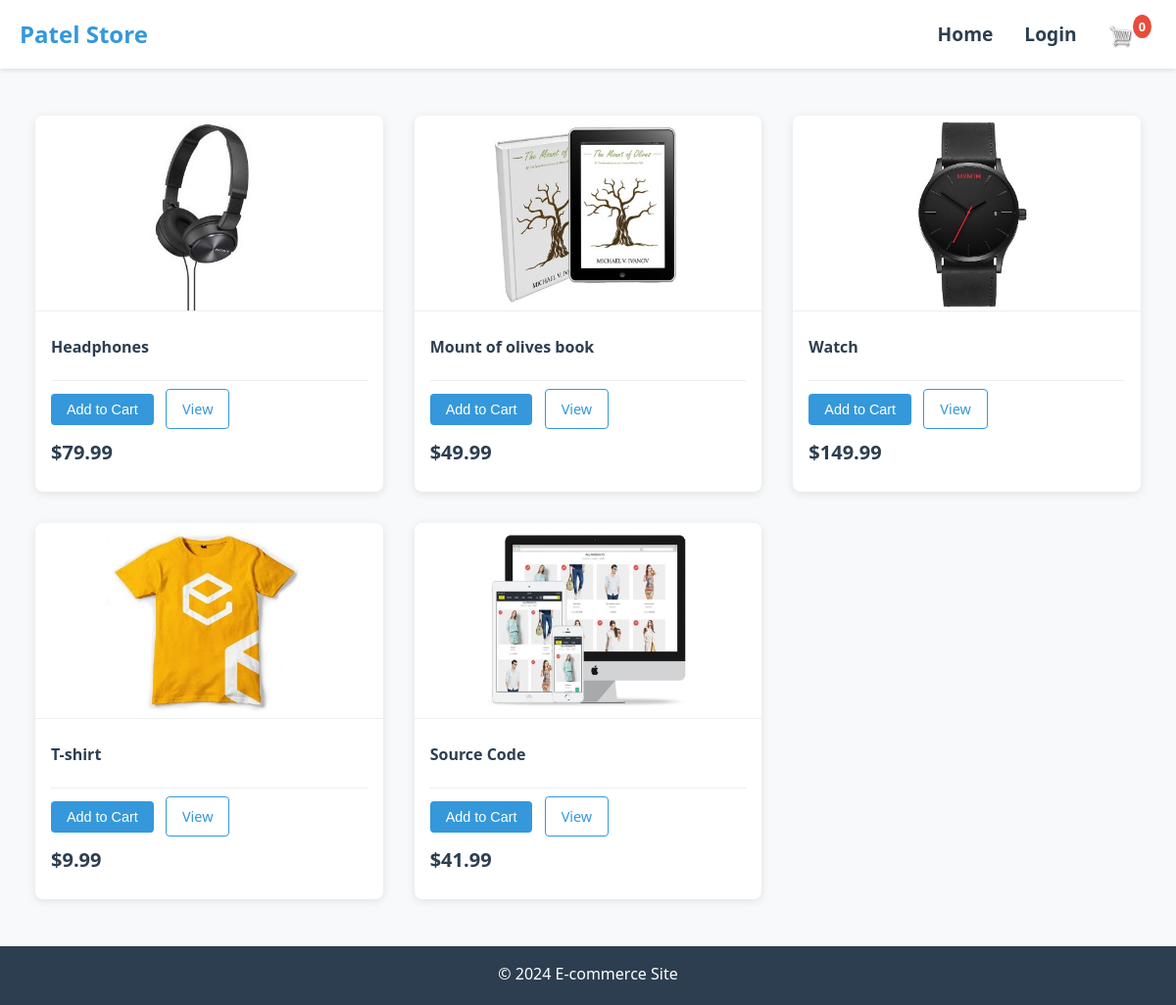
The page / on the database its author committed.
### store/models.py (models this page shows, shortened)
class Product(models.Model):
    name = models.CharField(max_length=200, null=True)
    price = models.FloatField()
    digital = models.BooleanField(default=False, null=True, blank=False)
    image = models.ImageField(null=True, blank=True)
    @property
    def imageURL(self):
        try:
            url = self.image.url
        except:
            url = ''
        return url

### store/views.py (the view)
# urls.py: 2. Add a URL to urlpatterns:  path('', views.home, name='home')
def home(request):
    if request.user.is_authenticated:
        customer = request.user.customer
        order, created = Order.objects.get_or_create(customer=customer, complete=False)
        items = order.orderitem_set.all()
        cartItems = order.get_cart_items
    else:
        items = []
        order = {'get_cart_total': 0, 'get_cart_items': 0}
        cartItems = order['get_cart_items']
    products = Product.objects.all()
    context = {'products': products, 'cartItems': cartItems}
    return render(request, 'store/home.html', context)

### store/templates/store/home.html
{% extends "main.html" %}
{% block content %}
{% load static %}
    <div class="product-grid">
        {% for product in products %}
        <div class="product-card">
            <img class="product-thumbnail" src="{{product.imageURL}}" alt="{{product.name}}">
            <div class="product-info">
                <h6 class="product-name"><strong>{{product.name}}</strong></h6>
                <hr class="divider">
                <button data-product={{product.id}} data-action="add" class="add-btn update-cart">Add to Cart</button>
                <a class="view-btn" href="#">View</a>
                <h4 class="product-price">${{product.price}}</h4>
            </div>
        </div>
        {% endfor %}
    </div>
{% endblock %}

### static/css/main.css (style rules this page uses)
* { margin: 0; padding: 0; box-sizing: border-box; }
body { font-family: 'Segoe UI', Tahoma, Geneva, Verdana, sans-serif; line-height: 1.6; color: var(--text-color); background-color: var(--background-color); min-height: 100vh; display: flex; flex-direction: column; }
.product-grid { display: grid; grid-template-columns: repeat(3, 1fr); gap: 2rem; padding: 1rem; max-width: 1200px; margin: 0 auto; }
.product-card { background: white; border-radius: 8px; box-shadow: 0 2px 10px rgba(0, 0, 0, 0.1); transition: transform 0.3s ease, box-shadow 0.3s ease; overflow: hidden; }
.product-thumbnail { width: 100%; height: 200px; object-fit: cover; border-bottom: 1px solid #eee; }
.product-info { padding: 1rem; }
.product-name { font-size: 1rem; margin-bottom: 0.5rem; color: var(--primary-color); height: 2.4em; overflow: hidden; display: -webkit-box; -webkit-line-clamp: 2; -webkit-box-orient: vertical; }
.divider { border: none; height: 1px; background-color: #eee; margin: 0.5rem 0; }
.product-price { font-size: 1.25rem; color: var(--primary-color); margin: 0.5rem 0; font-weight: 600; }
.add-btn, .view-btn { display: inline-block; padding: 0.5rem 1rem; border-radius: 4px; font-size: 0.9rem; font-weight: 500; text-decoration: none; text-align: center; transition: all 0.3s ease; margin-right: 0.5rem; cursor: pointer; }
.add-btn { background-color: var(--secondary-color); color: white; border: none; }
.view-btn { background-color: transparent; color: var(--secondary-color); border: 1px solid var(--secondary-color); }
hr { border: none; height: 1px; background-color: #eee; margin: 1rem 0; }

### rows shown on the page
Product: imageURL (picture), name "Headphones", price "79.99"
Product: imageURL (picture), name "Mount of olives book", price "49.99"
Product: imageURL (picture), name "Watch", price "149.99"
Product: imageURL (picture), name "T-shirt", price "9.99"
Product: imageURL (picture), name "Source Code", price "41.99"

### other values the page prints
{{ cartItems }} "0"
